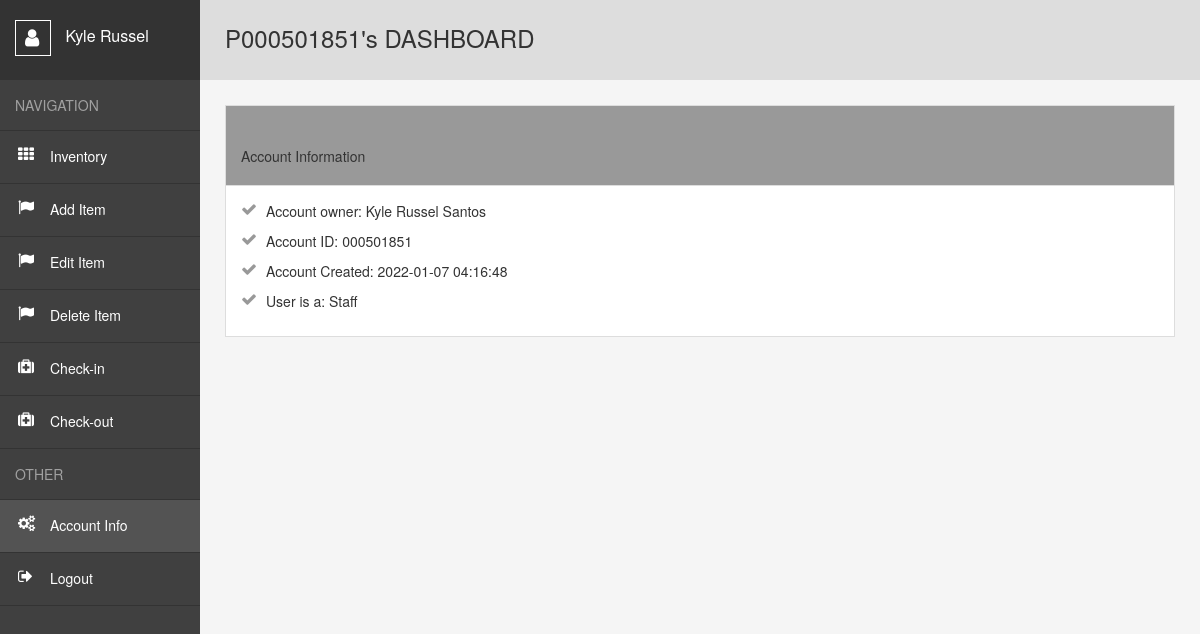
The app's page /user/account_info (signed in) with its own data.
### website/models.py (models this page shows)
class User(db.Model, UserMixin):##usermixin makes it easier for user login
    id = db.Column(db.Integer, primary_key=True)##unique key
    email = db.Column(db.String(320), unique=True)##cant have the same email
    telnum = db.Column(db.String(10),unique=True)##cant have the same telephone number
    s_id = db.Column(db.String(9),unique=True)
    fname = db.Column(db.String(26))
    lname = db.Column(db.String(50))
    password = db.Column(db.String(15))
    sf = db.Column(db.String(7))
    zip = db.Column(db.String(5))
    bday = db.Column(db.String(10))##might cause an error if it does change to string(10)
    date_created = db.Column(db.DateTime(timezone=True), default=func.now())
    borroweditems= db.relationship('Borroweditem', backref='user',passive_deletes=True)##reference all borroweditems##relationship with db
    creators= db.relationship('Inventory', backref='user',passive_deletes=True)##reference all borroweditems##relationship with db

### website/views.py (the view)
@views.route("/user/account_info")
@login_required## needs to be logged in to be accessed
def account_info():
    if session.get("SCHOOL_ID", None) is not None and session.get("FNAME",None) is not None and session.get("LNAME",None) is not None and session.get("DATE",None) is not None and session.get("SF",None) is not None:
        return render_template("account_info.html",user = current_user)
    else:
        flash("You do not have access to this page! Pls, Log in!", category="error")
        return redirect(url_for('views.home'))

### website/templates/account_info.html (shortened to what this page needs)
<!DOCTYPE html>
<html lang="en">
<head>
    <link rel= "stylesheet" type= "text/css" href= "{{ url_for('static',filename='styles3.css') }}">
    <link rel="stylesheet" href="https://maxcdn.bootstrapcdn.com/bootstrap/3.3.6/css/bootstrap.min.css" />
    <link href='https://cdn.datatables.net/1.10.24/css/jquery.dataTables.min.css' rel='stylesheet' type='text/css'>
</head>
<body>
    {% if session['SCHOOL_ID'] and session['FNAME'] and session['LNAME'] and session['DATE'] and session['SF'] and user.is_authenticated %}
    <div class="wrapper">
        <nav>
          <header>
            <span></span>
              {{session['FNAME']}}
          </header>
          <ul>
            <li><span>Navigation</span></li>
            <li><a style="text-decoration:none" href="{{url_for('views.user')}}">Inventory</a></li>
            <li><a style="text-decoration:none" href="{{url_for('views.add')}}">Add Item</a></li>
            <li><a style="text-decoration:none" href="{{url_for('views.edit')}}">Edit Item</a></li>
            <li><a style="text-decoration:none" href="{{url_for('views.delete')}}">Delete Item</a></li>
            <li><a style="text-decoration:none" href="{{url_for('views.Check_in')}}">Check-in</a></li>
            <li><a style="text-decoration:none" href="{{url_for('views.Check_out')}}">Check-out</a></li>
            <li><span>Other</span></li>
            <li><a class="active" style="text-decoration:none" href="{{url_for('views.account_info')}}">Account Info</a></li>
            <li><a style="text-decoration:none" href="{{url_for('auth.logout')}}">Logout</a></li>
          </ul>
        </nav>
        <main>
          <h1>P{{session['SCHOOL_ID']}}'s DASHBOARD</h1>
          <div class="flex-grid">
            <div>
              <h2>Account Information</h2>
              <ul>
                <li>Account owner: {{session['FNAME']}} {{session['LNAME']}}</li>
                <li>Account ID: {{session['SCHOOL_ID']}}</li>
                <li>Account Created: {{session['DATE']}}</li>
                <li>User is a: {{session['SF']}}</li>
              </ul>
            </div>
        </main>
      </div>
    {% endif %}
</body>
</html>

### website/static/styles3.css (style rules this page uses)
*, *:before, *:after { margin: 0; padding: 0; box-sizing: border-box; }
*:before, *:after { content: ""; display: block; position: absolute; }
html, body { height: 100%; }
body { font: 15px "Open Sans", sans-serif; color: #777; }
a { cursor: pointer; }
ul { list-style: none; }
.wrapper { display: flex; min-height: 100%; }
nav { width: 200px; background: #404040; }
nav header { position: relative; height: 80px; padding: 20px 0 0 15px; font-size: 16px; color: #fff; background: #333; }
nav header span { position: relative; display: inline-block; width: 36px; height: 36px; margin: 0 10px 0 0; vertical-align: middle; border: 1px solid #fff; }
nav header span:before { content: "\f007"; font: normal 20px fontawesome; top: 7px; left: 9px; }
nav ul span { display: block; padding: 15px; color: rgba(255, 255, 255, 0.5); text-transform: uppercase; border-bottom: 1px solid #333; }
nav ul a { position: relative; display: block; padding: 15px 15px 17px 50px; color: #fff; border-bottom: 1px solid #333; }
nav ul a:hover, nav ul a.active { background: #535353; }
nav ul a:before { font: normal 16px fontawesome; top: 15px; left: 18px; }
nav ul li:nth-child(2) a:before { content: "\f00a"; }
nav ul li:nth-child(3) a:before { content: "\f024"; }
nav ul li:nth-child(4) a:before { content: "\f024"; }
nav ul li:nth-child(5) a:before { content: "\f024"; }
nav ul li:nth-child(6) a:before { content: "\f0fa"; }
nav ul li:nth-child(7) a:before { content: "\f0fa"; }
nav ul li:nth-child(9) a:before { content: "\f085"; }
nav ul li:nth-child(10) a:before { content: "\f08b"; }
main { flex: 1; padding: 25px; background: #f5f5f5; }
main h1 { height: 80px; margin: -25px -25px 25px -25px; padding: 0 25px; line-height: 76px; font-size: 24px; font-weight: 400; background: #ddd; }
main h2 { height: 80px; margin: -25px -25px 25px -25px; padding: 0 25px; line-height: 76px; font-size: 24px; font-weight: 400; background: #999; }
.flex-grid { display: flex; }
.flex-grid > div { flex: 1; margin: 0 20px 20px 0; padding: 15px; border: 1px solid #ddd; background: #fff; }
.flex-grid > div:last-child { margin-right: 0; }
.flex-grid h2 { margin: -15px -15px 15px -15px; padding: 12px 15px; font-size: 14px; font-weight: 400; border-bottom: 1px solid #ddd; }
.flex-grid li { position: relative; margin: 0 0 10px; padding: 0 0 0 25px; }
.flex-grid li:before { content: "\f00c"; font: normal 16px fontawesome; top: 0; left: 0; color: #999; }

### records on screen
User: FNAME "Kyle Russel", LNAME "Santos", SF "Staff"

### other values on screen
{{ session['SCHOOL_ID'] }} "000501851"
{{ session['DATE'] }} "2022-01-07 04:16:48"
